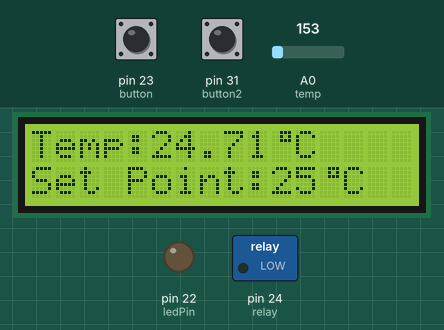
A sketch run on a simulated Arduino Mega 2560, built with avr-gcc and run on an emulated ATmega2560. Parts: 16×2 character LCD, switched loads named in the sketch (green lamp = pin HIGH), output pins drawn as LEDs (lit = HIGH). The inputs (shaded band) are chosen by the test bench; at power-on: A0 (temp) = 153, pin 23 (button) LOW, pin 31 (button2) LOW. What the sketch prints to the serial monitor is not drawn.

Above: at 1.2 s.
1.3 s: A0 (temp) set to 130
At 2.1 s:
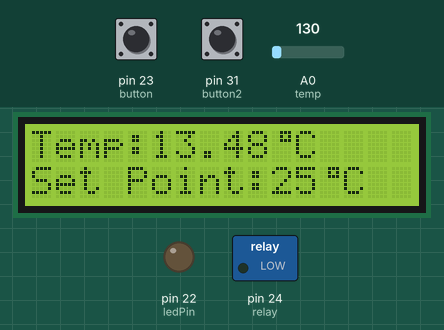
2.8 s: A0 (temp) set to 109
At 3.3 s:
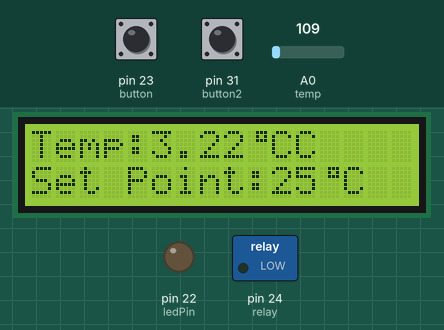
4.3 s: pin 23 (button) pulled HIGH for 0.15 s
At 5.5 s:
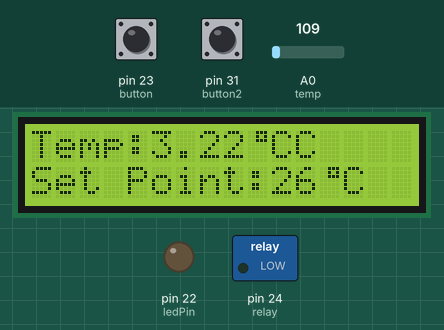
5.9 s: pin 23 (button) pulled HIGH for 1 s
At 7.0 s:
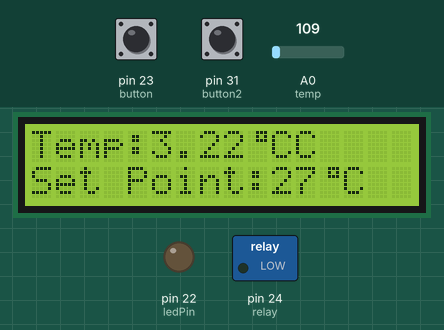
8.4 s: A0 (temp) set to 114
At 8.7 s:
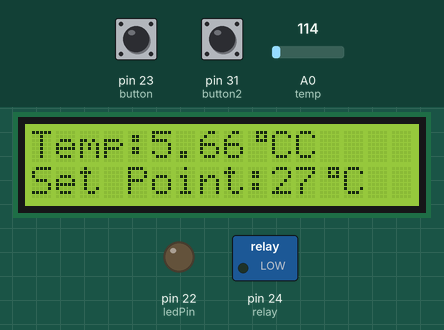
9.9 s: pin 31 (button2) pulled HIGH for 0.15 s
At 11.2 s:
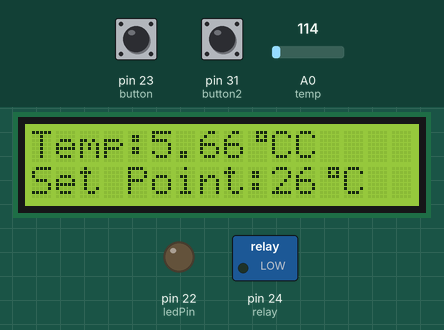
Timing chart, 0 to 11.7 s (numbered marks = the images above; inputs shaded):
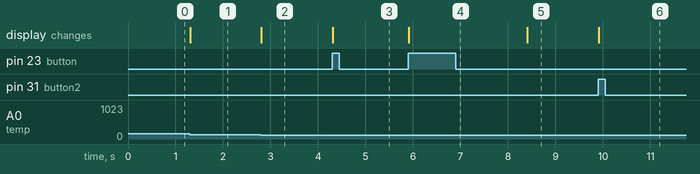

Measured:
- the behaviour switches between 123 and 122 on A0 (temp) (found by bisection; images 1 and 2)
- after the input at 1.3 s, the display: changes at once (image 1)
- after the input at 2.8 s, the display: changes at once (image 2)
- after the input at 4.3 s, the display: changes at once (image 3)
- after the input at 5.9 s, the display: changes at once (image 4)
- after the input at 8.4 s, the display: changes at once (image 5)
- after the input at 9.9 s, the display: changes at once (image 6)

The sketch:

set_point.ino
```cpp
//display the temperature on a LCD

// include the library code:
#include <LiquidCrystal.h>

// initialize the library with the numbers of the interface pins
LiquidCrystal lcd(30,29,28,27,26,25);

//create the degree symbol
byte degSign[8] = {
0x07, 0x05, 0x07, 0x00, 0x00, 0x00, 0x00, 0x00
};


//define the pin constants
int ledPin = 22;
int button = 23;
int button2 = 31;
int relay = 24;
int temp = 0;

//create the set point variable and initilize it
int setPoint = 25.;

//Button state variables

int buttonOneState;             // the current reading from the input pin
int lastButtonOneState = LOW;   // the previous reading from the input pin
int buttonTwoState;             // the current reading from the input pin
int lastButtonTwoState = LOW;   // the previous reading from the input pin

//Debounce variables
long lastDebounceTimeOne = 0;  // the last time the output pin was toggled
long lastDebounceTimeTwo = 0;  // the last time the output pin was toggled
int debounceDelay = 50;    // the debounce time; increase if the output flickers

void setup(){

 //set analog reference to external
 analogReference(EXTERNAL);

  //create the custom character
    // create a new character
  lcd.createChar(1, degSign);


  //set the led pin to output
  pinMode(ledPin, OUTPUT);

  //set the button to input
  pinMode(button, INPUT);

  //set the second button to input
  pinMode(button2, INPUT);

  //set the relay to output
  pinMode(relay, OUTPUT);

  //set the temperature sensor to input
  pinMode(temp,INPUT);

  //Initilize serial communication
  Serial.begin(57600);

   // set up the LCD's number of columns and rows:
  lcd.begin(16, 2);


}

void loop(){

//read the state of button 1
  int readingOne = digitalRead(button);

  // If the switch changed, due to noise or pressing:
  if (readingOne != lastButtonOneState) {
    // reset the debouncing timer
    lastDebounceTimeOne = millis();
  }

  if ((millis() - lastDebounceTimeOne) > debounceDelay) {
    // whatever the reading is at, it's been there for longer
    // than the debounce delay, so take it as the actual current state:
    buttonOneState = readingOne;

  }


   //read the state of button 1
  int readingTwo = digitalRead(button2);

  // If the switch changed, due to noise or pressing:
  if (readingTwo != lastButtonTwoState) {
    // reset the debouncing timer
    lastDebounceTimeTwo = millis();
  }

  if ((millis() - lastDebounceTimeTwo) > debounceDelay) {
    // whatever the reading is at, it's been there for longer
    // than the debounce delay, so take it as the actual current state:
    buttonTwoState = readingTwo;

}
  if(!buttonOneState && lastButtonOneState){

    setPoint++;
    buttonOneState = !buttonOneState;
  }
  else if(!buttonTwoState && lastButtonTwoState){

    setPoint--;
    buttonTwoState = !buttonTwoState;

  }

  // save the reading.  Next time through the loop,
  // it'll be the lastButtonState:
  lastButtonOneState = readingOne;

  // save the reading.  Next time through the loop,
  // it'll be the lastButtonState:
  lastButtonTwoState = readingTwo;


  //read the temperature sensor
  int tempRead = analogRead(temp);

  //convert to a voltage
  double tempVolt = tempRead*5./1024.;

  //convert to degrees Celsius
  double temperature = (tempVolt-.5)*100.;

  //Print the temperature over serial
  Serial.println(temperature);


  //Set the lcd cursor to the start of the 1st line
  lcd.setCursor(0,0);

  //print the headline:
  lcd.print("Temp:");

  //Display the temperature
  lcd.print(temperature);

  //Print out our custom degree symbol
  lcd.write(1);

  //Print the unites
  lcd.print("C");

  //move to the second line
  lcd.setCursor(0,1);

  //print the heading
  lcd.print("Set Point:");

  //print the value of the set point
  lcd.print(setPoint);

  //print the degree symbol
  lcd.write(1);

  //print the units
  lcd.print("C ");


}
```
